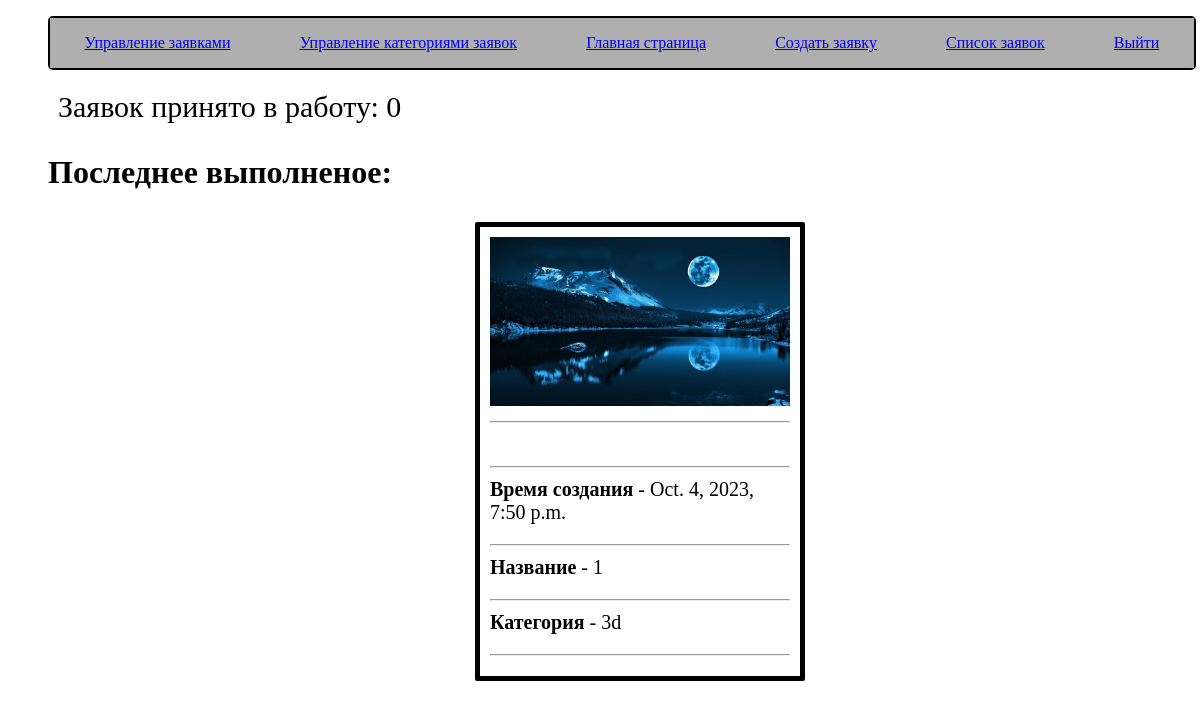
/interior/ (signed in), run on the app's committed database.
### interior/models.py (models this page shows, shortened)
class Zayavka(models.Model):
    STATUS = (
        ('new', 'Новая'),
        ('done', 'Выполнено'),
        ('accepted', 'Принято в работу'),
    )
    name_z = models.CharField('Название', max_length = 30 )
    desc_z = models.TextField('Описание', max_length = 300)
    category = models.ForeignKey(Category,verbose_name="Категория",on_delete=models.CASCADE,null=True,blank=True)
    status = models.CharField(max_length=10, choices=STATUS, default='new',blank=True,null=True, help_text='Состояние заявки')
    time_z = models.DateTimeField(auto_now_add=True, editable=True,verbose_name="Время создания",blank=True,null=True, )
    image = models.FileField(validators=[file_size])
    user_z = models.ForeignKey(User,verbose_name="пользователь", on_delete=models.SET_NULL,null=True,blank=True)
    image_done = models.FileField(null=True,blank=True)
    comment = models.TextField('Комментарий', max_length=300,null=True,blank=True)

class Category(models.Model):
    name_category = models.CharField('Название', max_length = 30 )
    def __str__(self):
        return self.name_category

### interior/views.py (the view)
# urls.py: path('', views.Index.as_view(), name='index'),
class Index(ListView):
    template_name = 'index.html'
    model = Zayavka
    def get_context_data(self, **kwargs):
        context = super(Index, self).get_context_data(**kwargs)
        context['accepted_count'] = Zayavka.objects.filter(status='accepted').count()
        return context
    def get_queryset(self):
        return Zayavka.objects.filter(status="done").order_by('-time_z')[:4]

### interior/templates/index.html (shortened to what this page needs)
{%extends 'base_generic.html'%}
{% block content %}
    <p class="count">Заявок принято в работу: {{accepted_count}}</p>
    <h1>Последнее выполненое:</h1>
    <ul class="cards">
      {% for z in zayavka_list %}
      <li class="card">
        <img src="{{ z.image.url }}" alt=""><hr>
        <img src="{{ z.image_done }}" alt=""><hr>
        <p><b>Время создания</b> - {{z.time_z}}</p> <hr>
        <p><b>Название</b> - {{z.name_z}}</p><hr>
        <p><b>Категория</b> - {{z.category}}</p><hr>
      </li>
      {% endfor %}
    </ul>
{% endblock %}

### static/css/style.css (style rules this page uses)
.card { padding: 10px; max-width: 300px; margin: 10px; list-style-type: none; border: 5px solid black; border-radius: 2px; font-size: 20px; display: block; }
.cards { display: flex; border: 5px black; border-color:black; flex-wrap: wrap; justify-content: space-around; }
li { list-style-type: none; display:flex; }
p { margin-top: 0; padding-top:0; }
img { width: 100%; }
.count { font-size: 30px; margin-left: 10px; }

### data on the page
Zayavka: image (picture), time_z "Oct. 4, 2023, 7:50 p.m.", name_z "1", category "3d"

### other printed values
{{ accepted_count }} "0"
